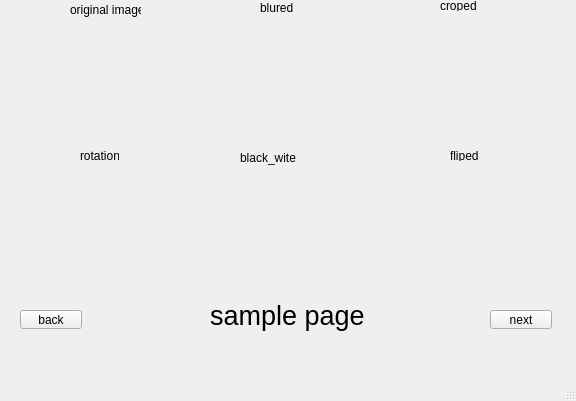
<?xml version="1.0" encoding="UTF-8"?>
<ui version="4.0">
 <class>MainWindow</class>
 <widget class="QMainWindow" name="MainWindow">
  <property name="geometry">
   <rect>
    <x>0</x>
    <y>0</y>
    <width>576</width>
    <height>401</height>
   </rect>
  </property>
  <property name="windowTitle">
   <string>MainWindow</string>
  </property>
  <widget class="QWidget" name="centralwidget">
   <widget class="QLabel" name="label">
    <property name="geometry">
     <rect>
      <x>10</x>
      <y>20</y>
      <width>180</width>
      <height>120</height>
     </rect>
    </property>
    <property name="text">
     <string/>
    </property>
    <property name="pixmap">
     <pixmap>../../../../Image_Processing/babr.jpg</pixmap>
    </property>
    <property name="scaledContents">
     <bool>true</bool>
    </property>
    <property name="wordWrap">
     <bool>false</bool>
    </property>
    <property name="margin">
     <number>2</number>
    </property>
   </widget>
   <widget class="QLabel" name="label_2">
    <property name="geometry">
     <rect>
      <x>190</x>
      <y>20</y>
      <width>180</width>
      <height>120</height>
     </rect>
    </property>
    <property name="text">
     <string/>
    </property>
    <property name="pixmap">
     <pixmap>../../../../Image_Processing/babr_blur.jpg</pixmap>
    </property>
    <property name="scaledContents">
     <bool>true</bool>
    </property>
    <property name="margin">
     <number>2</number>
    </property>
   </widget>
   <widget class="QLabel" name="label_3">
    <property name="geometry">
     <rect>
      <x>370</x>
      <y>20</y>
      <width>180</width>
      <height>120</height>
     </rect>
    </property>
    <property name="text">
     <string/>
    </property>
    <property name="pixmap">
     <pixmap>../../../../Image_Processing/babr_crop.jpg</pixmap>
    </property>
    <property name="scaledContents">
     <bool>true</bool>
    </property>
    <property name="margin">
     <number>2</number>
    </property>
   </widget>
   <widget class="QLabel" name="label_4">
    <property name="geometry">
     <rect>
      <x>10</x>
      <y>170</y>
      <width>180</width>
      <height>120</height>
     </rect>
    </property>
    <property name="autoFillBackground">
     <bool>false</bool>
    </property>
    <property name="text">
     <string/>
    </property>
    <property name="pixmap">
     <pixmap>../../../../Image_Processing/babr_rotate.jpg</pixmap>
    </property>
    <property name="scaledContents">
     <bool>true</bool>
    </property>
    <property name="wordWrap">
     <bool>true</bool>
    </property>
    <property name="margin">
     <number>2</number>
    </property>
    <property name="openExternalLinks">
     <bool>false</bool>
    </property>
   </widget>
   <widget class="QLabel" name="label_5">
    <property name="geometry">
     <rect>
      <x>190</x>
      <y>170</y>
      <width>180</width>
      <height>120</height>
     </rect>
    </property>
    <property name="text">
     <string/>
    </property>
    <property name="pixmap">
     <pixmap>../../../../Image_Processing/bw_image.jpg</pixmap>
    </property>
    <property name="scaledContents">
     <bool>true</bool>
    </property>
   </widget>
   <widget class="QLabel" name="label_6">
    <property name="geometry">
     <rect>
      <x>380</x>
      <y>170</y>
      <width>180</width>
      <height>120</height>
     </rect>
    </property>
    <property name="text">
     <string/>
    </property>
    <property name="pixmap">
     <pixmap>../../../../Image_Processing/babr_flip.jpg</pixmap>
    </property>
    <property name="scaledContents">
     <bool>true</bool>
    </property>
   </widget>
   <widget class="QLabel" name="label_7">
    <property name="geometry">
     <rect>
      <x>70</x>
      <y>0</y>
      <width>71</width>
      <height>20</height>
     </rect>
    </property>
    <property name="text">
     <string>original image</string>
    </property>
   </widget>
   <widget class="QLabel" name="label_8">
    <property name="geometry">
     <rect>
      <x>260</x>
      <y>0</y>
      <width>39</width>
      <height>16</height>
     </rect>
    </property>
    <property name="text">
     <string>blured</string>
    </property>
   </widget>
   <widget class="QLabel" name="label_9">
    <property name="geometry">
     <rect>
      <x>440</x>
      <y>0</y>
      <width>39</width>
      <height>11</height>
     </rect>
    </property>
    <property name="text">
     <string>croped</string>
    </property>
   </widget>
   <widget class="QLabel" name="label_10">
    <property name="geometry">
     <rect>
      <x>80</x>
      <y>150</y>
      <width>39</width>
      <height>11</height>
     </rect>
    </property>
    <property name="text">
     <string>rotation</string>
    </property>
   </widget>
   <widget class="QLabel" name="label_11">
    <property name="geometry">
     <rect>
      <x>240</x>
      <y>150</y>
      <width>61</width>
      <height>16</height>
     </rect>
    </property>
    <property name="text">
     <string>black_wite</string>
    </property>
   </widget>
   <widget class="QLabel" name="label_12">
    <property name="geometry">
     <rect>
      <x>450</x>
      <y>150</y>
      <width>39</width>
      <height>11</height>
     </rect>
    </property>
    <property name="text">
     <string>fliped</string>
    </property>
   </widget>
   <widget class="QLabel" name="label_13">
    <property name="geometry">
     <rect>
      <x>210</x>
      <y>300</y>
      <width>161</width>
      <height>31</height>
     </rect>
    </property>
    <property name="font">
     <font>
      <pointsize>20</pointsize>
     </font>
    </property>
    <property name="text">
     <string>sample page</string>
    </property>
   </widget>
   <widget class="QPushButton" name="pushButton">
    <property name="geometry">
     <rect>
      <x>490</x>
      <y>310</y>
      <width>62</width>
      <height>19</height>
     </rect>
    </property>
    <property name="text">
     <string>next</string>
    </property>
   </widget>
   <widget class="QPushButton" name="pushButton_2">
    <property name="geometry">
     <rect>
      <x>20</x>
      <y>310</y>
      <width>62</width>
      <height>19</height>
     </rect>
    </property>
    <property name="text">
     <string>back</string>
    </property>
   </widget>
  </widget>
  <widget class="QMenuBar" name="menubar">
   <property name="geometry">
    <rect>
     <x>0</x>
     <y>0</y>
     <width>576</width>
     <height>20</height>
    </rect>
   </property>
  </widget>
  <widget class="QStatusBar" name="statusbar"/>
 </widget>
 <resources/>
 <connections/>
</ui>
